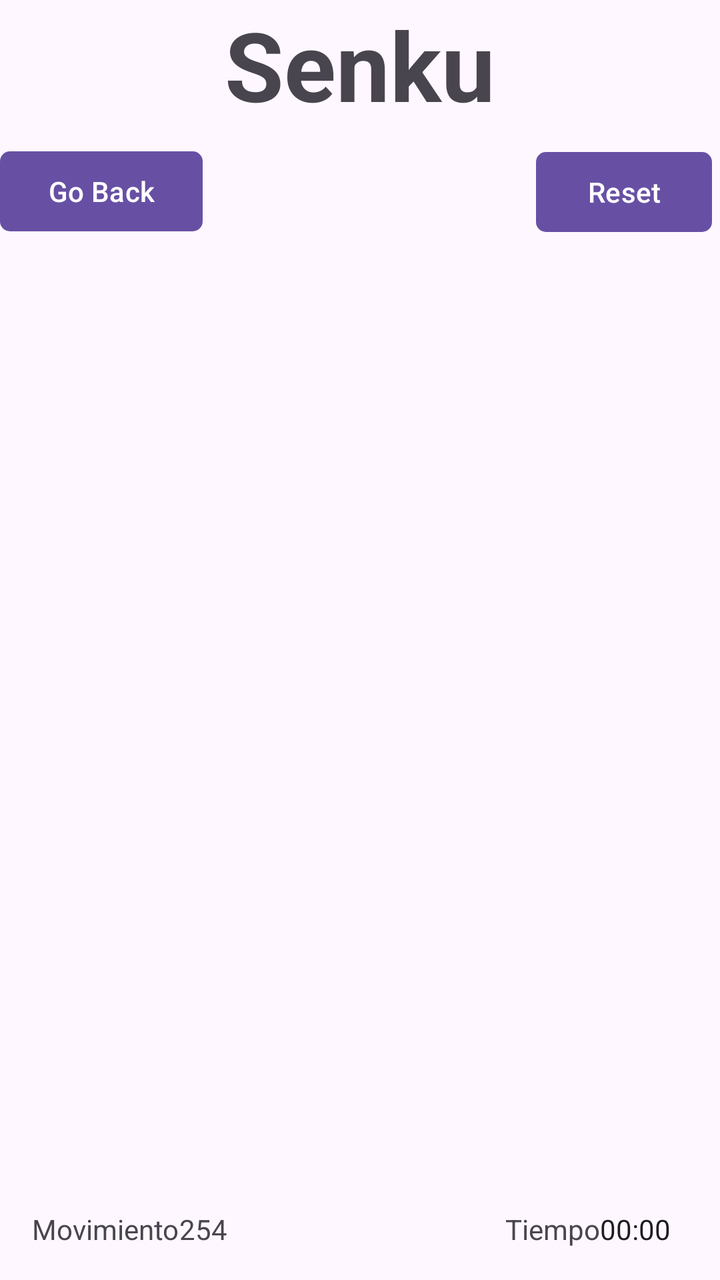
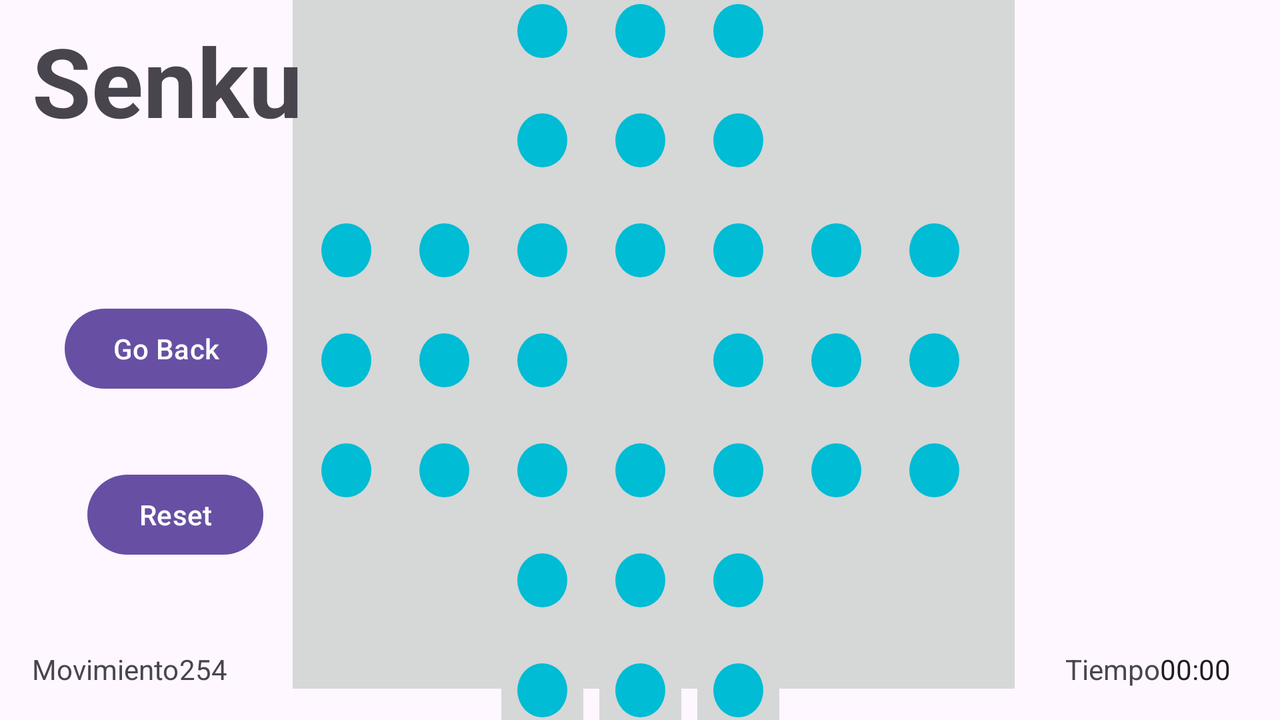

Compare how this app lays out the same screen by default and in its alternative resource folder. The renders come first, then the two layout files and the values they reference.
<!-- AndroidManifest.xml: application theme Theme._2Games -->
<!-- res/layout/activity_senku.xml -->
<?xml version="1.0" encoding="utf-8"?>
<androidx.constraintlayout.widget.ConstraintLayout xmlns:android="http://schemas.android.com/apk/res/android"
    xmlns:app="http://schemas.android.com/apk/res-auto"
    xmlns:tools="http://schemas.android.com/tools"
    android:layout_width="match_parent"
    android:layout_height="match_parent"
    android:backgroundTint="#00FFFFFF"
    tools:context=".Senku">

    <TextView
        android:id="@+id/textView2"
        android:layout_width="wrap_content"
        android:layout_height="wrap_content"
        android:text="Senku"
        android:textSize="48sp"
        android:textStyle="bold"
        app:layout_constraintEnd_toEndOf="parent"
        app:layout_constraintStart_toStartOf="parent"
        app:layout_constraintTop_toTopOf="parent" />

    <Button
        android:id="@+id/goBack"
        android:layout_width="wrap_content"
        android:layout_height="wrap_content"
        android:text="Go Back"
        app:cornerRadius="5dp"
        app:layout_constraintBottom_toBottomOf="parent"
        app:layout_constraintStart_toStartOf="parent"
        app:layout_constraintTop_toTopOf="parent"
        app:layout_constraintVertical_bias="0.121"
        android:onClick="goBack"/>

    <Button
        android:id="@+id/btnReset"
        android:layout_width="wrap_content"
        android:layout_height="wrap_content"
        android:layout_marginTop="16dp"
        android:layout_marginEnd="4dp"
        android:layout_marginBottom="16dp"
        android:text="Reset"
        app:cornerRadius="5dp"
        app:layout_constraintBottom_toBottomOf="parent"
        app:layout_constraintEnd_toEndOf="parent"
        app:layout_constraintRight_toRightOf="parent"
        app:layout_constraintTop_toTopOf="parent"
        app:layout_constraintVertical_bias="0.1" />

    <GridLayout
        android:id="@+id/buttonsContainer"
        android:layout_width="344dp"
        android:layout_height="332dp"
        android:background="@drawable/texture"
        android:columnCount="7"
        android:rowCount="7"
        app:layout_constraintBottom_toBottomOf="parent"
        app:layout_constraintEnd_toEndOf="parent"
        app:layout_constraintStart_toStartOf="parent"
        app:layout_constraintTop_toTopOf="parent"
        app:layout_constraintVertical_bias="0.65">


    </GridLayout>

    <TextView
        android:id="@+id/txtMoves"
        android:layout_width="wrap_content"
        android:layout_height="wrap_content"
        android:layout_marginLeft="16dp"
        android:layout_marginBottom="16dp"
        android:text="Movimiento"
        app:layout_constraintBottom_toBottomOf="parent"
        app:layout_constraintLeft_toLeftOf="parent" />

    <TextView
        android:id="@+id/txtTime"
        android:layout_width="wrap_content"
        android:layout_height="wrap_content"
        android:layout_marginRight="60dp"
        android:layout_marginBottom="16dp"
        android:text="Tiempo"
        app:layout_constraintBottom_toBottomOf="parent"
        app:layout_constraintRight_toRightOf="parent" />

    <TextView
        android:id="@+id/varMoves"
        android:layout_width="wrap_content"
        android:layout_height="wrap_content"
        android:layout_marginBottom="16dp"
        app:layout_constraintBottom_toBottomOf="parent"
        app:layout_constraintLeft_toRightOf="@+id/txtMoves"
        tools:text="254" />

    <Chronometer
        android:id="@+id/varTime"
        android:layout_width="wrap_content"
        android:layout_height="wrap_content"
        android:layout_marginBottom="16dp"
        app:layout_constraintBottom_toBottomOf="parent"
        app:layout_constraintLeft_toRightOf="@+id/txtTime"
        tools:text="15:42" />

</androidx.constraintlayout.widget.ConstraintLayout>
<!-- resources referenced by this layout -->
<resources>
  <!-- drawable texture (drawable) -->
  <bitmap xmlns:android="http://schemas.android.com/apk/res/android"
      android:src="@drawable/textura"
      android:tileMode="repeat" />
  <style name="Theme._2Games" parent="Base.Theme._2Games" />
  <!-- from res/values-v31/ -->
  <style name="Base.Theme._2Games" parent="Theme.Material3.DayNight.NoActionBar">
          
  
      </style>
</resources>
<!-- res/layout-land/activity_senku.xml (the repository's variant of the layout above) -->
<!-- drawn on the phone turned sideways -->
<?xml version="1.0" encoding="utf-8"?>
<androidx.constraintlayout.widget.ConstraintLayout xmlns:android="http://schemas.android.com/apk/res/android"
    xmlns:app="http://schemas.android.com/apk/res-auto"
    xmlns:tools="http://schemas.android.com/tools"
    android:layout_width="match_parent"
    android:layout_height="match_parent"
    tools:context=".Senku">

    <Button
        android:id="@+id/goBack"
        android:layout_width="wrap_content"
        android:layout_height="wrap_content"
        android:layout_marginTop="16dp"
        android:layout_marginBottom="16dp"
        android:text="Go Back"
        app:layout_constraintBottom_toBottomOf="parent"
        app:layout_constraintHorizontal_bias="0.06"
        app:layout_constraintLeft_toLeftOf="parent"
        app:layout_constraintRight_toRightOf="parent"
        app:layout_constraintTop_toTopOf="parent"
        app:layout_constraintVertical_bias="0.48" />

    <LinearLayout
        android:layout_width="361dp"
        android:layout_height="380dp"
        android:layout_marginBottom="16dp"
        android:background="#d6d7d7"
        android:orientation="horizontal"
        app:layout_constraintBottom_toBottomOf="parent"
        app:layout_constraintEnd_toEndOf="parent"
        app:layout_constraintHorizontal_bias="0.524"
        app:layout_constraintStart_toStartOf="parent"></LinearLayout>

    <ImageButton
        android:id="@+id/rb1"
        android:layout_width="49dp"
        android:layout_height="47dp"
        android:layout_marginBottom="8dp"
        android:checked="true"
        android:contentDescription="boton 1"
        android:src="@drawable/radio_button_on"
        android:tag="0-2"
        app:layout_constraintBottom_toTopOf="@+id/rb4"
        app:layout_constraintRight_toLeftOf="@+id/rb2" />

    <ImageButton
        android:id="@+id/rb2"
        android:layout_width="49dp"
        android:layout_height="47dp"
        android:layout_marginBottom="8dp"
        android:contentDescription="boton 2"
        android:src="@drawable/radio_button_on"
        app:layout_constraintBottom_toTopOf="@+id/rb5"
        app:layout_constraintLeft_toLeftOf="parent"
        app:layout_constraintRight_toRightOf="parent" />

    <ImageButton
        android:id="@+id/rb3"
        android:layout_width="49dp"
        android:layout_height="47dp"
        android:layout_marginBottom="8dp"
        android:checked="true"
        android:contentDescription="boton 3"
        android:src="@drawable/radio_button_on"
        android:tag="0-4"
        app:layout_constraintBottom_toTopOf="@+id/rb6"
        app:layout_constraintLeft_toRightOf="@+id/rb2" />

    <ImageButton
        android:id="@+id/rb4"
        android:layout_width="49dp"
        android:layout_height="47dp"
        android:layout_marginBottom="8dp"
        android:checked="true"
        android:contentDescription="boton 4"
        android:src="@drawable/radio_button_on"
        android:tag="1-2"
        app:layout_constraintBottom_toTopOf="@+id/rb9"
        app:layout_constraintRight_toLeftOf="@+id/rb5" />


    <ImageButton
        android:id="@+id/rb5"
        android:layout_width="49dp"
        android:layout_height="47dp"
        android:layout_marginBottom="8dp"
        android:checked="true"
        android:contentDescription="boton 5"
        android:src="@drawable/radio_button_on"
        android:tag="1-3"
        app:layout_constraintBottom_toTopOf="@+id/rb10"
        app:layout_constraintLeft_toLeftOf="parent"
        app:layout_constraintRight_toRightOf="parent" />

    <ImageButton
        android:id="@+id/rb6"
        android:layout_width="49dp"
        android:layout_height="47dp"
        android:layout_marginBottom="8dp"
        android:checked="true"
        android:contentDescription="boton 6"
        android:src="@drawable/radio_button_on"
        android:tag="1-4"
        app:layout_constraintBottom_toTopOf="@+id/rb11"
        app:layout_constraintLeft_toRightOf="@+id/rb5" />


    <ImageButton
        android:id="@+id/rb7"
        android:layout_width="49dp"
        android:layout_height="47dp"
        android:layout_marginBottom="8dp"
        android:checked="true"
        android:contentDescription="boton 7"
        android:src="@drawable/radio_button_on"
        android:tag="2-0"
        app:layout_constraintBottom_toTopOf="@+id/rb14"
        app:layout_constraintEnd_toStartOf="@+id/rb8" />

    <ImageButton
        android:id="@+id/rb8"
        android:layout_width="49dp"
        android:layout_height="47dp"
        android:layout_marginBottom="8dp"
        android:checked="true"
        android:contentDescription="boton 8"
        android:src="@drawable/radio_button_on"
        android:tag="2-1"
        app:layout_constraintBottom_toTopOf="@+id/rb15"
        app:layout_constraintRight_toLeftOf="@+id/rb9" />

    <ImageButton
        android:id="@+id/rb9"
        android:layout_width="49dp"
        android:layout_height="47dp"
        android:layout_marginBottom="8dp"
        android:checked="true"
        android:contentDescription="boton 9"
        android:src="@drawable/radio_button_on"
        android:tag="2-2"
        app:layout_constraintBottom_toTopOf="@+id/rb16"
        app:layout_constraintRight_toLeftOf="@+id/rb10" />

    <ImageButton
        android:id="@+id/rb10"
        android:layout_width="49dp"
        android:layout_height="47dp"
        android:layout_marginBottom="8dp"
        android:checked="true"
        android:contentDescription="boton 10"
        android:src="@drawable/radio_button_on"
        android:tag="2-3"
        app:layout_constraintBottom_toTopOf="@+id/rb18"
        app:layout_constraintLeft_toLeftOf="parent"
        app:layout_constraintRight_toRightOf="parent" />

    <ImageButton
        android:id="@+id/rb11"
        android:layout_width="49dp"
        android:layout_height="47dp"
        android:layout_marginBottom="8dp"
        android:checked="true"
        android:contentDescription="boton 11"
        android:src="@drawable/radio_button_on"
        android:tag="2-4"
        app:layout_constraintBottom_toTopOf="@+id/rb19"
        app:layout_constraintLeft_toRightOf="@+id/rb10" />

    <ImageButton
        android:id="@+id/rb12"
        android:layout_width="49dp"
        android:layout_height="47dp"
        android:layout_marginBottom="8dp"
        android:checked="true"
        android:contentDescription="boton 12"
        android:src="@drawable/radio_button_on"
        android:tag="2-5"
        app:layout_constraintBottom_toTopOf="@+id/rb20"
        app:layout_constraintLeft_toRightOf="@+id/rb11" />

    <ImageButton
        android:id="@+id/rb13"
        android:layout_width="49dp"
        android:layout_height="47dp"
        android:layout_marginBottom="8dp"
        android:checked="true"
        android:contentDescription="boton 13"
        android:src="@drawable/radio_button_on"
        android:tag="2-6"
        app:layout_constraintBottom_toTopOf="@+id/rb21"
        app:layout_constraintLeft_toRightOf="@+id/rb12" />

    <ImageButton
        android:id="@+id/rb14"
        android:layout_width="49dp"
        android:layout_height="47dp"
        android:layout_marginTop="16dp"
        android:layout_marginBottom="16dp"
        android:checked="true"
        android:contentDescription="boton 14"
        android:src="@drawable/radio_button_on"
        android:tag="3-0"
        app:layout_constraintBottom_toBottomOf="parent"
        app:layout_constraintRight_toLeftOf="@+id/rb15"
        app:layout_constraintTop_toTopOf="parent" />

    <ImageButton
        android:id="@+id/rb15"
        android:layout_width="49dp"
        android:layout_height="47dp"
        android:layout_marginTop="16dp"
        android:layout_marginBottom="16dp"
        android:checked="true"
        android:contentDescription="boton 15"
        android:src="@drawable/radio_button_on"
        android:tag="3-1"
        app:layout_constraintBottom_toBottomOf="parent"
        app:layout_constraintRight_toLeftOf="@+id/rb16"
        app:layout_constraintTop_toTopOf="parent" />

    <ImageButton
        android:id="@+id/rb16"
        android:layout_width="49dp"
        android:layout_height="47dp"
        android:layout_marginTop="16dp"
        android:layout_marginBottom="16dp"
        android:checked="true"
        android:contentDescription="boton 16"
        android:src="@drawable/radio_button_on"
        android:tag="3-2"
        app:layout_constraintBottom_toBottomOf="parent"
        app:layout_constraintRight_toLeftOf="@+id/rb18"
        app:layout_constraintTop_toTopOf="parent" />

    <ImageButton
        android:id="@+id/rb18"
        android:layout_width="49dp"
        android:layout_height="47dp"
        android:layout_marginTop="16dp"
        android:layout_marginBottom="16dp"
        android:checked="false"
        android:contentDescription="boton 18"
        android:src="@drawable/radio_button_off"
        android:tag="3-3"
        app:layout_constraintBottom_toBottomOf="parent"
        app:layout_constraintLeft_toLeftOf="parent"
        app:layout_constraintRight_toRightOf="parent"
        app:layout_constraintTop_toTopOf="parent" />

    <ImageButton
        android:id="@+id/rb19"
        android:layout_width="49dp"
        android:layout_height="47dp"
        android:layout_marginTop="16dp"
        android:layout_marginBottom="16dp"
        android:checked="true"
        android:contentDescription="boton 19"
        android:src="@drawable/radio_button_on"
        android:tag="3-4"
        app:layout_constraintBottom_toBottomOf="parent"
        app:layout_constraintLeft_toRightOf="@+id/rb18"
        app:layout_constraintTop_toTopOf="parent" />

    <ImageButton
        android:id="@+id/rb20"
        android:layout_width="49dp"
        android:layout_height="47dp"
        android:layout_marginTop="16dp"
        android:layout_marginBottom="16dp"
        android:checked="true"
        android:contentDescription="boton 20"
        android:src="@drawable/radio_button_on"
        android:tag="3-5"
        app:layout_constraintBottom_toBottomOf="parent"
        app:layout_constraintLeft_toRightOf="@+id/rb19"
        app:layout_constraintTop_toTopOf="parent" />

    <ImageButton
        android:id="@+id/rb21"
        android:layout_width="49dp"
        android:layout_height="47dp"
        android:layout_marginTop="16dp"
        android:layout_marginBottom="16dp"
        android:checked="true"
        android:contentDescription="boton 21"
        android:src="@drawable/radio_button_on"
        android:tag="3-6"
        app:layout_constraintBottom_toBottomOf="parent"
        app:layout_constraintLeft_toRightOf="@+id/rb20"
        app:layout_constraintTop_toTopOf="parent" />

    <ImageButton
        android:id="@+id/rb22"
        android:layout_width="49dp"
        android:layout_height="47dp"
        android:layout_marginTop="8dp"
        android:checked="true"
        android:contentDescription="boton 22"
        android:src="@drawable/radio_button_on"
        android:tag="4-0"
        app:layout_constraintRight_toLeftOf="@+id/rb23"
        app:layout_constraintTop_toBottomOf="@+id/rb14" />

    <ImageButton
        android:id="@+id/rb23"
        android:layout_width="49dp"
        android:layout_height="47dp"
        android:layout_marginTop="8dp"
        android:checked="true"
        android:contentDescription="boton 23"
        android:src="@drawable/radio_button_on"
        android:tag="4-1"
        app:layout_constraintRight_toLeftOf="@+id/rb24"
        app:layout_constraintTop_toBottomOf="@+id/rb15" />

    <ImageButton
        android:id="@+id/rb24"
        android:layout_width="49dp"
        android:layout_height="47dp"
        android:layout_marginTop="8dp"
        android:checked="true"
        android:contentDescription="boton 24"
        android:src="@drawable/radio_button_on"
        android:tag="4-2"
        app:layout_constraintRight_toLeftOf="@+id/rb25"
        app:layout_constraintTop_toBottomOf="@+id/rb16" />

    <ImageButton
        android:id="@+id/rb25"
        android:layout_width="49dp"
        android:layout_height="47dp"
        android:layout_marginTop="8dp"
        android:checked="true"
        android:contentDescription="boton 25"
        android:src="@drawable/radio_button_on"
        android:tag="4-3"
        app:layout_constraintLeft_toLeftOf="parent"
        app:layout_constraintRight_toRightOf="parent"
        app:layout_constraintTop_toBottomOf="@+id/rb18" />

    <ImageButton
        android:id="@+id/rb26"
        android:layout_width="49dp"
        android:layout_height="47dp"
        android:layout_marginTop="8dp"
        android:checked="true"
        android:contentDescription="boton 26"
        android:src="@drawable/radio_button_on"
        android:tag="4-4"
        app:layout_constraintLeft_toRightOf="@+id/rb25"
        app:layout_constraintTop_toBottomOf="@+id/rb19" />

    <ImageButton
        android:id="@+id/rb27"
        android:layout_width="49dp"
        android:layout_height="47dp"
        android:layout_marginTop="8dp"
        android:checked="true"
        android:contentDescription="boton 27"
        android:src="@drawable/radio_button_on"
        android:tag="4-5"
        app:layout_constraintLeft_toRightOf="@+id/rb26"
        app:layout_constraintTop_toBottomOf="@+id/rb20" />

    <ImageButton
        android:id="@+id/rb28"
        android:layout_width="49dp"
        android:layout_height="47dp"
        android:layout_marginTop="8dp"
        android:checked="true"
        android:contentDescription="boton 28"
        android:src="@drawable/radio_button_on"
        android:tag="4-6"
        app:layout_constraintLeft_toRightOf="@+id/rb27"
        app:layout_constraintTop_toBottomOf="@+id/rb21" />


    <ImageButton
        android:id="@+id/rb29"
        android:layout_width="49dp"
        android:layout_height="47dp"
        android:layout_marginTop="8dp"
        android:checked="true"
        android:contentDescription="boton 29"
        android:src="@drawable/radio_button_on"
        android:tag="5-2"
        app:layout_constraintRight_toLeftOf="@+id/rb30"
        app:layout_constraintTop_toBottomOf="@+id/rb24" />

    <ImageButton
        android:id="@+id/rb30"
        android:layout_width="49dp"
        android:layout_height="47dp"
        android:layout_marginTop="8dp"
        android:checked="true"
        android:contentDescription="boton 30"
        android:src="@drawable/radio_button_on"
        android:tag="5-3"
        app:layout_constraintLeft_toLeftOf="parent"
        app:layout_constraintRight_toRightOf="parent"
        app:layout_constraintTop_toBottomOf="@+id/rb25" />


    <ImageButton
        android:id="@+id/rb31"
        android:layout_width="49dp"
        android:layout_height="47dp"
        android:layout_marginTop="8dp"
        android:checked="true"
        android:contentDescription="boton 31"
        android:src="@drawable/radio_button_on"
        android:tag="5-4"
        app:layout_constraintLeft_toRightOf="@+id/rb30"
        app:layout_constraintTop_toBottomOf="@+id/rb26" />

    <ImageButton
        android:id="@+id/rb32"
        android:layout_width="49dp"
        android:layout_height="47dp"
        android:layout_marginTop="8dp"
        android:checked="true"
        android:contentDescription="boton 32"
        android:src="@drawable/radio_button_on"
        android:tag="6-2"
        app:layout_constraintRight_toLeftOf="@+id/rb33"
        app:layout_constraintTop_toBottomOf="@+id/rb29" />

    <ImageButton
        android:id="@+id/rb33"
        android:layout_width="49dp"
        android:layout_height="47dp"
        android:layout_marginTop="8dp"
        android:checked="true"
        android:contentDescription="boton 33"
        android:src="@drawable/radio_button_on"
        android:tag="6-3"
        app:layout_constraintLeft_toLeftOf="parent"
        app:layout_constraintRight_toRightOf="parent"
        app:layout_constraintTop_toBottomOf="@+id/rb30" />


    <ImageButton
        android:id="@+id/rb34"
        android:layout_width="49dp"
        android:layout_height="47dp"
        android:layout_marginTop="8dp"
        android:checked="true"
        android:contentDescription="boton 34"
        android:src="@drawable/radio_button_on"
        android:tag="6-4"
        app:layout_constraintLeft_toRightOf="@+id/rb33"
        app:layout_constraintTop_toBottomOf="@+id/rb31" />

    <TextView
        android:id="@+id/txtMoves"
        android:layout_width="wrap_content"
        android:layout_height="wrap_content"
        android:layout_marginLeft="16dp"
        android:layout_marginBottom="16dp"
        android:text="Movimiento"
        app:layout_constraintBottom_toBottomOf="parent"
        app:layout_constraintLeft_toLeftOf="parent" />

    <TextView
        android:id="@+id/txtTime"
        android:layout_width="wrap_content"
        android:layout_height="wrap_content"
        android:layout_marginRight="60dp"
        android:layout_marginBottom="16dp"
        android:text="Tiempo"
        app:layout_constraintBottom_toBottomOf="parent"
        app:layout_constraintRight_toRightOf="parent" />

    <TextView
        android:id="@+id/varMoves"
        android:layout_width="wrap_content"
        android:layout_height="wrap_content"
        android:layout_marginBottom="16dp"
        app:layout_constraintBottom_toBottomOf="parent"
        app:layout_constraintLeft_toRightOf="@+id/txtMoves"
        tools:text="254" />

    <Chronometer
        android:id="@+id/varTime"
        android:layout_width="wrap_content"
        android:layout_height="wrap_content"
        android:layout_marginBottom="16dp"
        app:layout_constraintBottom_toBottomOf="parent"
        app:layout_constraintLeft_toRightOf="@+id/txtTime"
        tools:text="15:42" />

    <Button
        android:id="@+id/btnReset"
        android:layout_width="wrap_content"
        android:layout_height="wrap_content"
        android:layout_marginTop="16dp"
        android:layout_marginBottom="16dp"
        android:text="Reset"
        app:layout_constraintBottom_toBottomOf="parent"
        app:layout_constraintHorizontal_bias="0.079"
        app:layout_constraintLeft_toLeftOf="parent"
        app:layout_constraintRight_toRightOf="parent"
        app:layout_constraintTop_toTopOf="parent"
        app:layout_constraintVertical_bias="0.776" />

    <TextView
        android:id="@+id/textView2"
        android:layout_width="wrap_content"
        android:layout_height="wrap_content"
        android:layout_marginStart="16dp"
        android:layout_marginTop="8dp"
        android:text="Senku"
        android:textSize="48sp"
        android:textStyle="bold"
        app:layout_constraintStart_toStartOf="parent"
        app:layout_constraintTop_toTopOf="parent" />

</androidx.constraintlayout.widget.ConstraintLayout>
<!-- resources referenced by the variant -->
<!-- as the phone turned sideways resolves them -->
<resources>
  <!-- drawable radio_button_on (drawable) -->
  <selector xmlns:android="http://schemas.android.com/apk/res/android">
      <item android:state_checked="true">
          <shape android:shape="oval">
              <solid android:color="@color/black" />
          </shape>
      </item>
      <item android:state_checked="false">
          <shape android:shape="oval">
              <solid android:color="#00BCD4" />
          </shape>
      </item>
  </selector>
  <style name="Theme._2Games" parent="Base.Theme._2Games" />
  <color name="black">#FF000000</color>
  <!-- from res/values-v31/ -->
  <style name="Base.Theme._2Games" parent="Theme.Material3.DayNight.NoActionBar">
          
  
      </style>
</resources>
